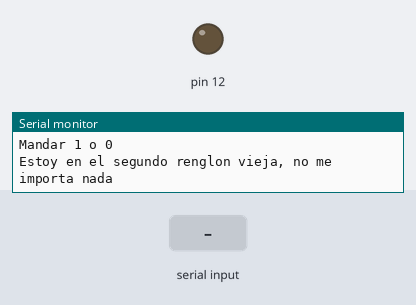
Simulated run of this sketch. Board: Arduino Uno, built with avr-gcc and run on an emulated ATmega328P. Shown: output pins drawn as LEDs (lit = HIGH), the last lines printed to the serial monitor. The inputs (shaded band) are chosen by the test bench.

Above: at 1.2 s.
1.3 s: "1" received over Serial
At 2.3 s:
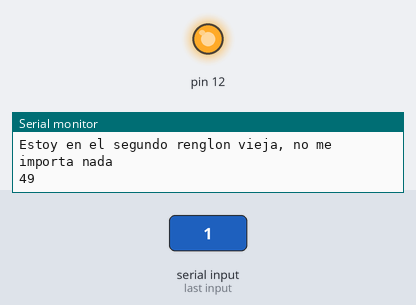
2.8 s: "0" received over Serial
At 3.8 s:
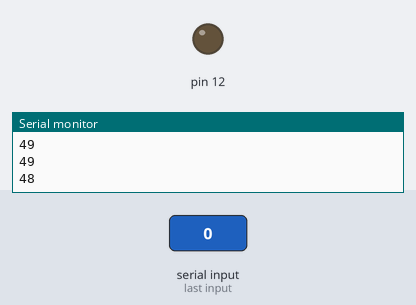
Timing chart, 0 to 5.8 s (numbered marks = the images above; inputs shaded):
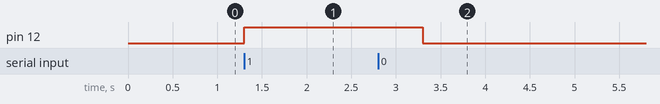

Measured:
- after the input at 1.3 s, pin 12: LOW → HIGH at once
- after the input at 2.8 s, pin 12: HIGH → LOW after 0.50 s

The sketch:

sketch_apr23a.ino
```cpp
int datoLectura = 0;

void setup() {
  pinMode(12,OUTPUT);
  Serial.begin(9600);
  Serial.println("Mandar 1 o 0");
  Serial.println("Estoy en el segundo renglon vieja, no me importa nada");
}

void loop() {

 if (Serial.available() > 0) {
    datoLectura = Serial.read();
  }


   if (datoLectura == 48){
     Serial.println(datoLectura);
     digitalWrite(12,LOW);
     delay(1000);
    }

    if (datoLectura == 49){
      Serial.println(datoLectura);
      digitalWrite(12,HIGH);
      delay(1000);
  }


   // if (datoLectura == 54){
     //  analogWrite(4, LOW);
    //}

}
```
